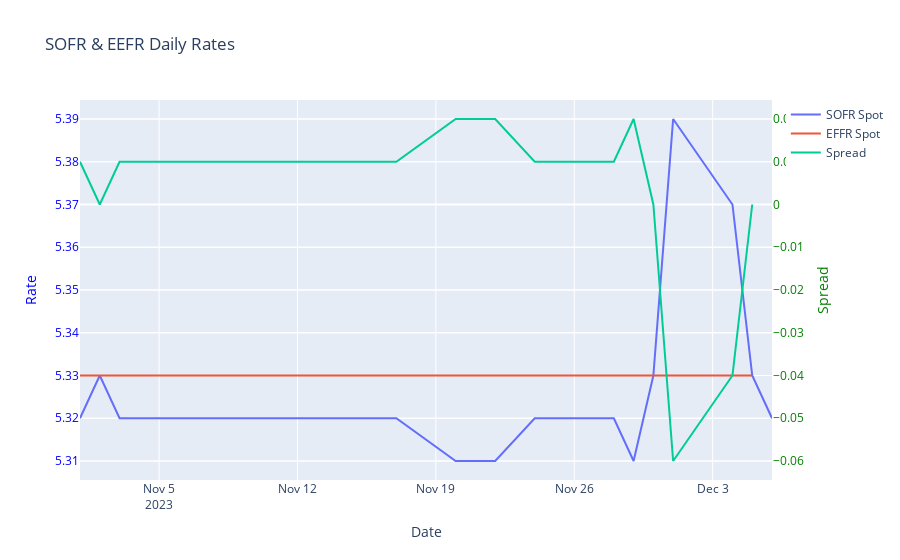

Notebook code cell kept with this figure:
### Code cell
plot_ref_rates(df_sofr, df_effr, date_subset_range=[datetime(2023, 11, 1), datetime(2023, 12, 6)], plot_spread=True)
# plot_ref_rates(df_sofr, df_effr, plot_spread=True)
# plot_ref_rates(df_sofr, df_effr)
